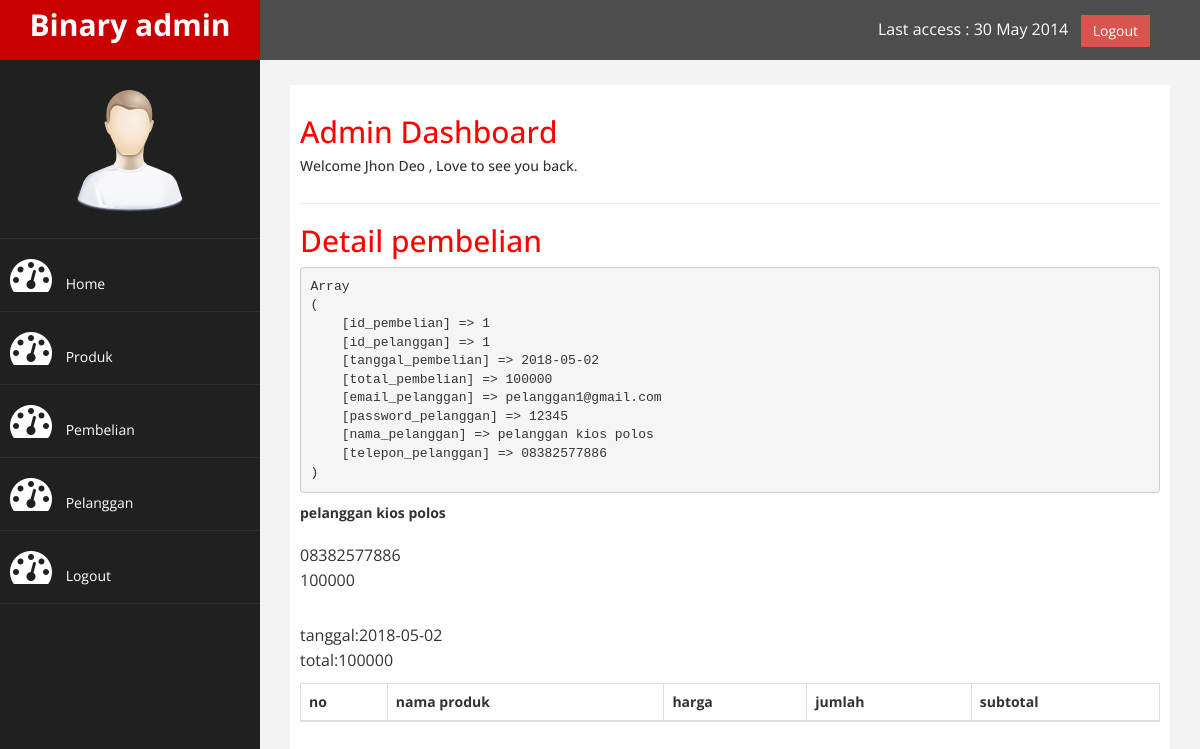
The app's page /admin/index.php?halaman=detail&id=1 (signed in) with its own data.
### tables this page shows
CREATE TABLE `pembelian` (
  `id_pembelian` int(11) NOT NULL,
  `id_pelanggan` int(11) NOT NULL,
  `tanggal_pembelian` date NOT NULL,
  `total_pembelian` int(11) NOT NULL
);

CREATE TABLE `pelanggan` (
  `id_pelanggan` int(11) NOT NULL,
  `email_pelanggan` varchar(100) NOT NULL,
  `password_pelanggan` varchar(50) NOT NULL,
  `nama_pelanggan` varchar(100) NOT NULL,
  `telepon_pelanggan` varchar(25) NOT NULL
);

### admin/detail.php (the view, shortened to what this page needs)
<h2>Detail pembelian</h2>
<?php
$ambil = $koneksi->query("SELECT * FROM pembelian JOIN pelanggan
	ON pembelian.id_pelanggan=pelanggan.id_pelanggan
	WHERE pembelian.id_pembelian='$_GET[id]'");
$detail = $ambil->fetch_assoc();
?>
<pre><?php print_r($detail); ?></pre>
<strong><?php echo $detail['nama_pelanggan']; ?></strong> <br>
<p>
	<?php echo $detail['telepon_pelanggan']; ?> <br>
	<?php echo $detail['total_pembelian']; ?>
</p>
<p>
	tanggal:<?php echo $detail['tanggal_pembelian']; ?> <br>
	total:<?php echo $detail['total_pembelian']; ?>
</p>
<table class="table table-bordered">
	<thead>
		<tr>
			<th>no</th>
			<th>nama produk</th>
			<th>harga</th>
			<th>jumlah</th>
			<th>subtotal</th>
			</tr>
	</thead>
</table>

### admin/assets/css/custom.css (style rules this page uses)
body { font-family: 'Open Sans', sans-serif; }
h2 { color: #f00; }
p { font-size:16px; line-height:25px; padding-top:20px; }

### records on screen
pembelian: id_pelanggan.nama_pelanggan "pelanggan kios polos", id_pelanggan.telepon_pelanggan "08382577886", total_pembelian "100000", tanggal_pembelian "2018-05-02"
